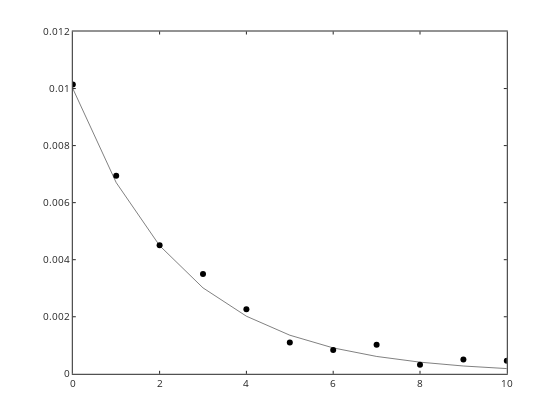

The cell this chart's notebook holds for it:
### Markdown cell above
# Linear Regresion (reminder)

 - linear models have the form
 
 $$ y= \beta_1 X_1 + \beta_2 X_2 + ... + \beta_n X_n$$
 
 - it is linear in the parameters (not necessarily in $X$)  
 - X can be transformation of the independent variable ($x$).  We did an example of $x^2$, but could be $\sin(x)$ or $\log(x)$ or whatever.  ($X$ can't be a function of $x$ and $y$ though, the only variable term in the expression for each $X$ must be $x$)
 - nonlinear models are everthing else
 - let's do an example with the first order decay equation
 
 $$ N = N_0 e^{-kt} $$
 
  - let's assume an initial concentration of 0.01 M and a rate constant of 0.4 s$^{-1}$

### Code cell
%plot -s 600,600 -f 'svg'

% define the variables and constants
N0=0.01; k=0.4; t=0:1:10;

% define the function.  remember the anonymous function from Lecture 1?
firstorderdecay = @(t,N0,k) (N0.*exp(-k*t));

%calculate N as a function of time
N=firstorderdecay(t,N0,k); Nnoerror=N;

%plot it
plot(t,N,'ko')

%let's add some noise
err=0.02*max(N);
N=N+err*randn(1,length(N));

%plot with error
plot(t,N,'ko',t,Nnoerror,'k-')

### Figure 1 — Plotly figure (JSON) as saved in the notebook; plotly's stock layout.template omitted (floating-point values rounded to 4 significant figures)
{"data": [{"line": {"color": "rgb(0, 0, 0)", "width": 0.5}, "marker": {"color": "rgb(0, 0, 0)", "line": {"color": "rgb(0, 0, 0)"}, "size": 6, "symbol": "circle"}, "mode": "markers", "name": "", "showlegend": false, "type": "scatter", "visibility": true, "x": [0, 1, 2, 3, 4, 5, 6, 7, 8, 9, 10], "xaxis": "x", "y": [0.01015, 0.00694, 0.004502, 0.003501, 0.002261, 0.001097, 0.0008334, 0.001017, 0.0003183, 0.0005043, 0.0004556], "yaxis": "y"}, {"line": {"color": "rgb(0, 0, 0)", "dash": "solid", "width": 0.5}, "marker": {"color": "rgb(0, 0, 0)", "line": {"color": "rgb(0, 0, 0)"}, "size": 6, "symbol": "none"}, "mode": "lines", "name": "", "showlegend": false, "type": "scatter", "visibility": true, "x": [0, 1, 2, 3, 4, 5, 6, 7, 8, 9, 10], "xaxis": "x", "y": [0.01, 0.006703, 0.004493, 0.003012, 0.002019, 0.001353, 0.0009072, 0.0006081, 0.0004076, 0.0002732, 0.0001832], "yaxis": "y"}], "layout": {"height": 420, "hovermode": "closest", "margin": {"b": 0, "l": 0, "r": 0, "t": 0}, "plot_bgcolor": "rgba(0, 0, 0, 0)", "showlegend": false, "width": 560, "xaxis": {"anchor": "y", "autorange": false, "domain": [0.13, 0.905], "exponentformat": "none", "gridcolor": "rgba(38,38,38,0.15)", "gridwidth": 1, "linecolor": "rgb(38,38,38)", "linewidth": 1, "mirror": "ticks", "range": [0, 10], "showgrid": false, "showline": true, "side": "bottom", "spikedash": "solid", "spikemode": "across", "spikesides": false, "spikethickness": 1, "tickangle": 0, "tickcolor": "rgb(38,38,38)", "tickfont": {"color": "rgb(38,38,38)", "size": 10}, "ticklen": 3, "ticks": "inside", "ticktext": ["0", "2", "4", "6", "8", "10"], "tickvals": [0, 2, 4, 6, 8, 10], "title": {"font": {"color": "rgb(0, 0, 0)", "size": 11}, "text": ""}, "type": "linear", "visible": true, "zeroline": false}, "yaxis": {"anchor": "x", "autorange": false, "domain": [0.11, 0.925], "exponentformat": "none", "gridcolor": "rgba(38,38,38,0.15)", "gridwidth": 1, "linecolor": "rgb(38,38,38)", "linewidth": 1, "mirror": "ticks", "range": [0, 0.012], "showgrid": false, "showline": true, "side": "left", "spikedash": "solid", "spikemode": "across", "spikesides": false, "spikethickness": 1, "tickangle": 0, "tickcolor": "rgb(38,38,38)", "tickfont": {"color": "rgb(38,38,38)", "size": 10}, "ticklen": 3, "ticks": "inside", "ticktext": ["0", "0.002", "0.004", "0.006", "0.008", "0.01", "0.012"], "tickvals": [0, 0.002, 0.004, 0.006, 0.008, 0.01, 0.012], "title": {"font": {"color": "rgb(0, 0, 0)", "size": 11}, "text": ""}, "type": "linear", "visible": true, "zeroline": false}}}
